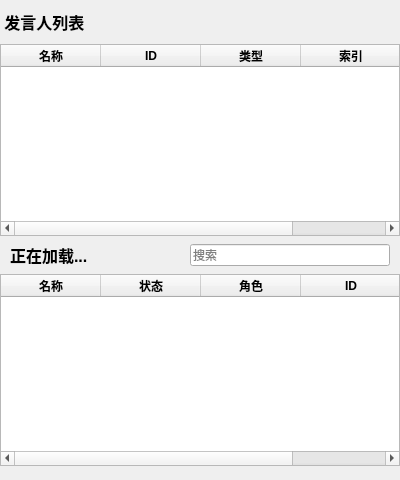
       <widget class="QWidget" name="conferenceController" native="true">
        <property name="minimumSize">
         <size>
          <width>400</width>
          <height>0</height>
         </size>
        </property>
        <property name="styleSheet">
         <string notr="true">#conferenceController{ 
background:#ffffff;
border-right:1px solid #000;
}</string>
        </property>
        <layout class="QVBoxLayout" name="verticalLayout_6">
         <property name="spacing">
          <number>0</number>
         </property>
         <property name="leftMargin">
          <number>0</number>
         </property>
         <property name="topMargin">
          <number>0</number>
         </property>
         <property name="rightMargin">
          <number>0</number>
         </property>
         <property name="bottomMargin">
          <number>0</number>
         </property>
         <item>
          <widget class="QWidget" name="widget_3" native="true">
           <layout class="QHBoxLayout" name="horizontalLayout_7">
            <property name="spacing">
             <number>0</number>
            </property>
            <property name="leftMargin">
             <number>0</number>
            </property>
            <property name="topMargin">
             <number>10</number>
            </property>
            <property name="rightMargin">
             <number>10</number>
            </property>
            <property name="bottomMargin">
             <number>0</number>
            </property>
            <item>
             <widget class="QLabel" name="label_3">
              <property name="styleSheet">
               <string notr="true">font-weight:bold;font-size:16px</string>
              </property>
              <property name="text">
               <string> 发言人列表</string>
              </property>
             </widget>
            </item>
            <item alignment="Qt::AlignRight">
             <widget class="QLabel" name="labMaxCount">
              <property name="text">
               <string/>
              </property>
             </widget>
            </item>
           </layout>
          </widget>
         </item>
         <item>
          <widget class="QWidget" name="widget_4" native="true">
           <layout class="QVBoxLayout" name="verticalLayout_5">
            <property name="spacing">
             <number>0</number>
            </property>
            <property name="leftMargin">
             <number>0</number>
            </property>
            <property name="topMargin">
             <number>10</number>
            </property>
            <property name="rightMargin">
             <number>0</number>
            </property>
            <property name="bottomMargin">
             <number>0</number>
            </property>
            <item>
             <widget class="QTableWidget" name="speakList">
              <column>
               <property name="text">
                <string>名称</string>
               </property>
               <property name="font">
                <font>
                 <weight>75</weight>
                 <bold>true</bold>
                </font>
               </property>
              </column>
              <column>
               <property name="text">
                <string>ID</string>
               </property>
               <property name="font">
                <font>
                 <weight>75</weight>
                 <bold>true</bold>
                </font>
               </property>
              </column>
              <column>
               <property name="text">
                <string>类型</string>
               </property>
               <property name="font">
                <font>
                 <weight>75</weight>
                 <bold>true</bold>
                </font>
               </property>
              </column>
              <column>
               <property name="text">
                <string>索引</string>
               </property>
               <property name="font">
                <font>
                 <weight>75</weight>
                 <bold>true</bold>
                </font>
               </property>
              </column>
             </widget>
            </item>
            <item>
             <widget class="QWidget" name="widget_2" native="true">
              <layout class="QHBoxLayout" name="horizontalLayout_5">
               <property name="spacing">
                <number>0</number>
               </property>
               <property name="leftMargin">
                <number>10</number>
               </property>
               <property name="topMargin">
                <number>7</number>
               </property>
               <property name="rightMargin">
                <number>10</number>
               </property>
               <property name="bottomMargin">
                <number>7</number>
               </property>
               <item>
                <widget class="QLabel" name="labLoad">
                 <property name="styleSheet">
                  <string notr="true">font-weight:bold;font-size:16px;</string>
                 </property>
                 <property name="text">
                  <string>正在加载...</string>
                 </property>
                </widget>
               </item>
               <item>
                <widget class="QLineEdit" name="lineSearch">
                 <property name="minimumSize">
                  <size>
                   <width>200</width>
                   <height>0</height>
                  </size>
                 </property>
                 <property name="maximumSize">
                  <size>
                   <width>200</width>
                   <height>16777215</height>
                  </size>
                 </property>
                 <property name="focusPolicy">
                  <enum>Qt::ClickFocus</enum>
                 </property>
                 <property name="placeholderText">
                  <string>搜索</string>
                 </property>
                </widget>
               </item>
              </layout>
             </widget>
            </item>
            <item>
             <widget class="QTableWidget" name="tableWidget">
              <column>
               <property name="text">
                <string>名称</string>
               </property>
               <property name="font">
                <font>
                 <weight>75</weight>
                 <bold>true</bold>
                </font>
               </property>
              </column>
              <column>
               <property name="text">
                <string>状态</string>
               </property>
               <property name="font">
                <font>
                 <weight>75</weight>
                 <bold>true</bold>
                </font>
               </property>
              </column>
              <column>
               <property name="text">
                <string>角色</string>
               </property>
               <property name="font">
                <font>
                 <weight>75</weight>
                 <bold>true</bold>
                </font>
               </property>
              </column>
              <column>
               <property name="text">
                <string>ID</string>
               </property>
               <property name="font">
                <font>
                 <weight>75</weight>
                 <bold>true</bold>
                </font>
               </property>
              </column>
             </widget>
            </item>
            <item alignment="Qt::AlignLeft">
             <widget class="QWidget" name="widget_5" native="true">
              <property name="minimumSize">
               <size>
                <width>0</width>
                <height>0</height>
               </size>
              </property>
              <layout class="QHBoxLayout" name="horizontalLayout_6">
               <property name="spacing">
                <number>0</number>
               </property>
               <property name="leftMargin">
                <number>6</number>
               </property>
               <property name="topMargin">
                <number>0</number>
               </property>
               <property name="rightMargin">
                <number>0</number>
               </property>
               <property name="bottomMargin">
                <number>0</number>
               </property>
               <item>
                <widget class="QLabel" name="labCompere">
                 <property name="text">
                  <string/>
                 </property>
                </widget>
               </item>
               <item>
                <widget class="QLabel" name="labInitiator">
                 <property name="text">
                  <string/>
                 </property>
                </widget>
               </item>
              </layout>
             </widget>
            </item>
           </layout>
          </widget>
         </item>
        </layout>
       </widget>
